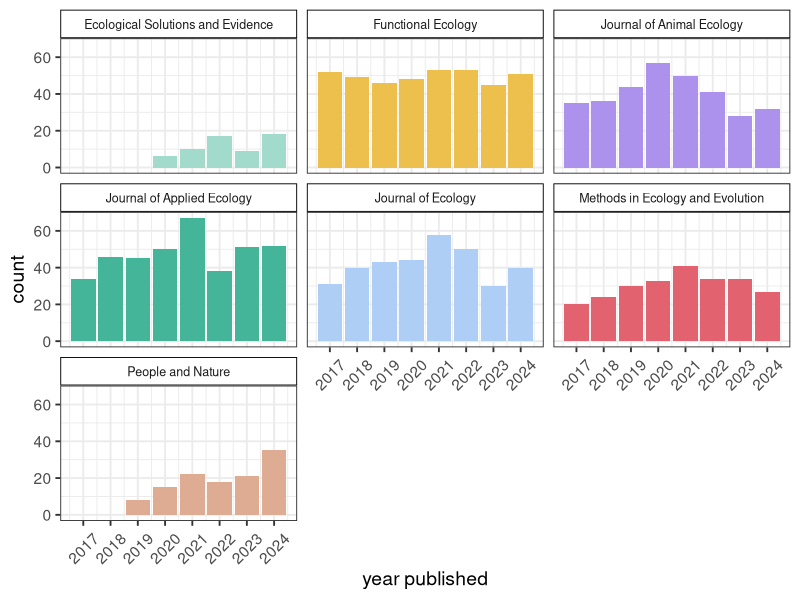
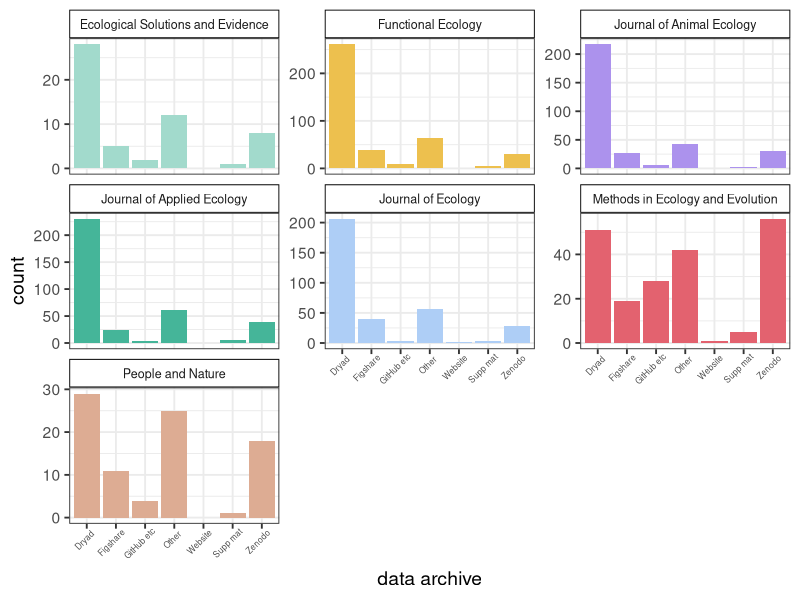
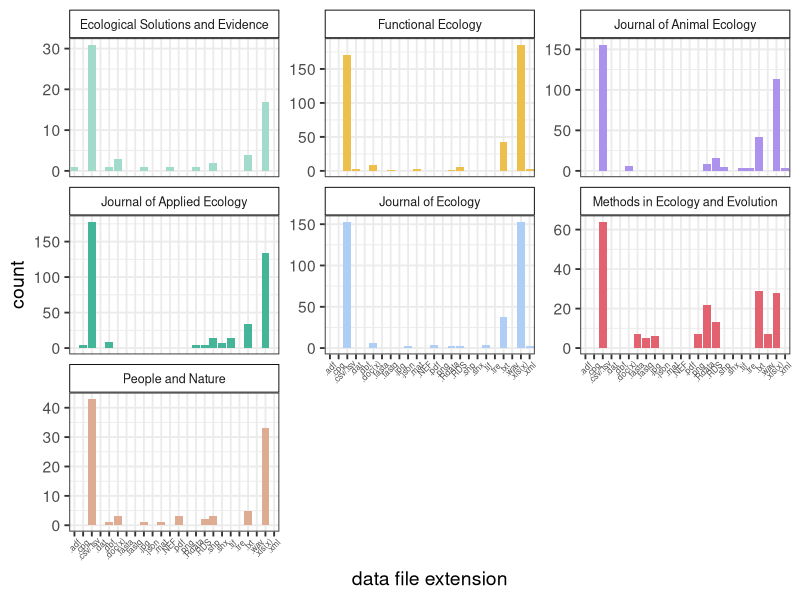
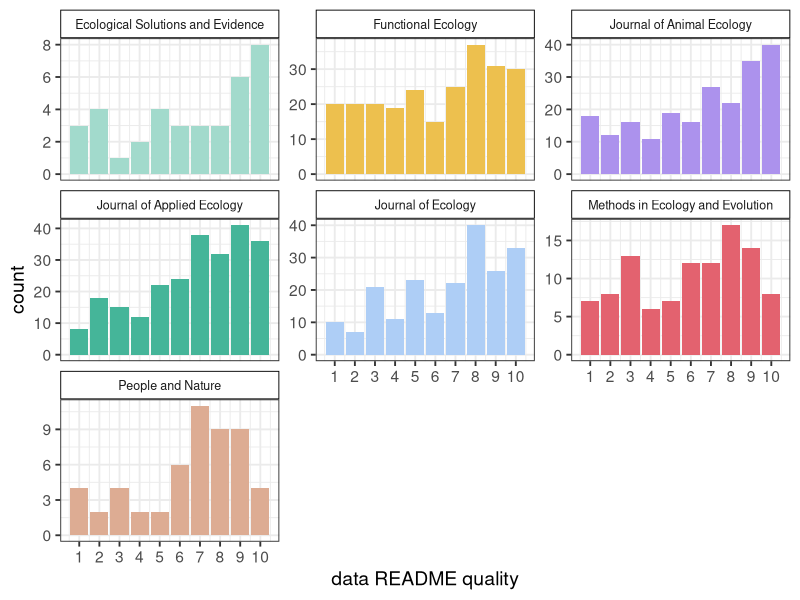
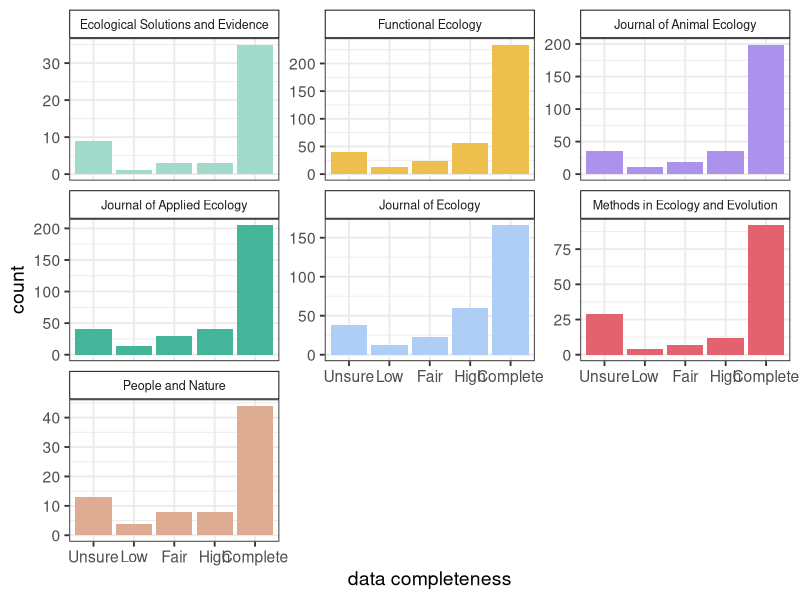
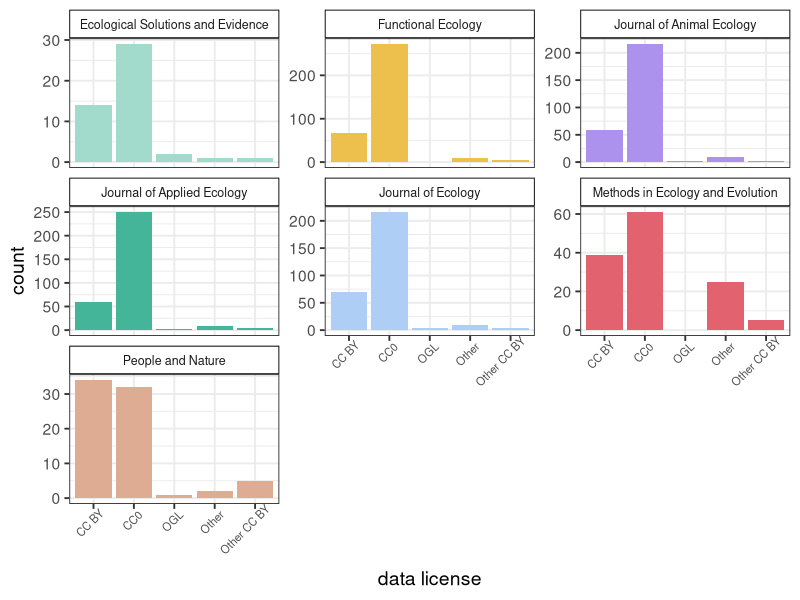
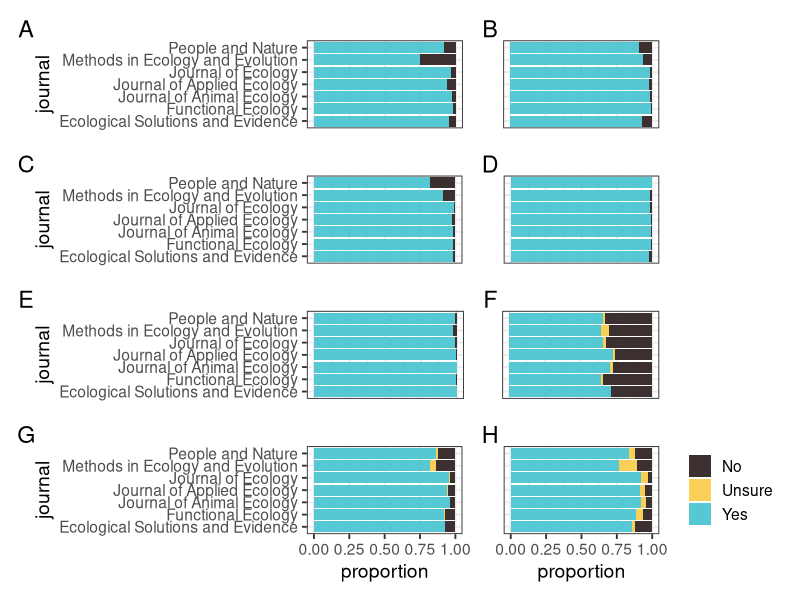
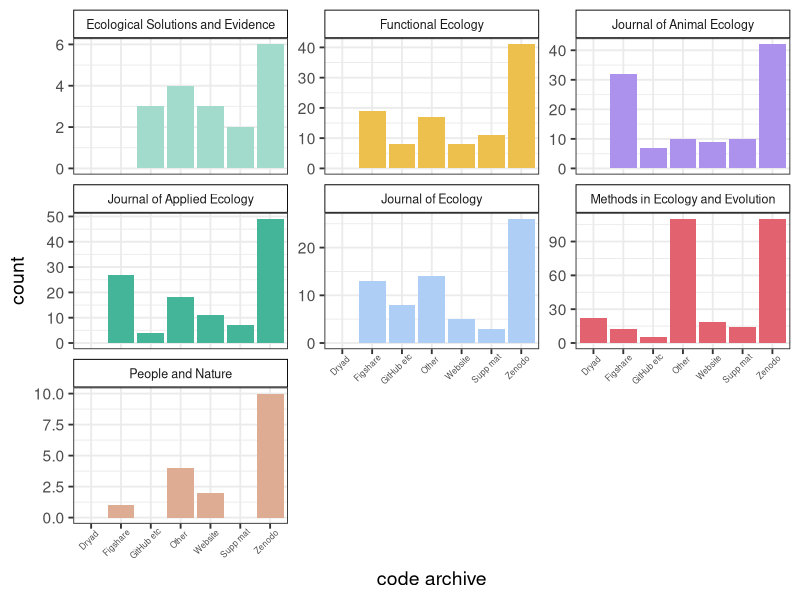

Write R code to recreate these figures, in order.
# Figures by journal for supplemental
# Creates Figures S1-S14

# Load libraries
library(tidyverse) # for data manipulation and plotting
library(patchwork) # for multipanel plots

# Build colour scheme for the journals
journal_cols <- c("#A2DACC", # ESE
                  "#EDC04E", # Functional Ecology
                  "#AC92ED", # J Animal Ecology
                  "#45B599", # J Applied Ecology
                  "#AECEF6", # J Ecology
                  "#e3626f", # MEE
                  "#DDAC93") # People and Nature

# Add snippets to quickly remove all x or y axis labeling
remove_x <- theme(axis.title.x=element_blank(),
                  axis.text.x=element_blank(),
                  axis.ticks.x=element_blank())

remove_y <- theme(axis.title.y=element_blank(),
                  axis.text.y=element_blank(),
                  axis.ticks.y=element_blank())

#-----------------
# Read in the data
papers <- read_csv("data/BES-data-code-hackathon-cleaned_2025-12-01.csv")
glimpse(papers)

#-------------------------------------------------------------------------------
# Recode options as appropriate to clean figures up a bit
#------------------------------------------------------------------------------
papers <-
  papers %>%
  mutate(data_availability = case_when(data_availability == "No, but they are available on request" ~ "No",
                                     TRUE ~ as.character(data_availability))) %>%
  mutate(data_download = case_when(data_download == "No, because the data are embargoed" ~ "No",
                                   data_download == "Yes, but not all data" ~ "Yes",
                                   TRUE ~ as.character(data_download))) %>%
  mutate(data_open = case_when(data_open == "Needs specific software or too large" ~ "Maybe",
                               data_open == "Yes, but not all files" ~ "Yes",
                               TRUE ~ as.character(data_open))) %>%
  mutate(data_README = case_when(data_README == "Quasi-README" ~ "Yes",
                                 TRUE ~ as.character(data_README))) %>%
  mutate(data_doi = case_when(data_doi == "Yes, but not for all data archived" ~ "Yes",
                              data_doi == "Yes, but DOI not found/incorrect" ~ "No",
                              TRUE ~ as.character(data_doi))) %>%
  mutate(data_license = case_when(data_license == "Yes, but not for all data archived" ~ "Yes",
                                  TRUE ~ as.character(data_license))) %>%
  mutate(code_open = case_when(code_open == "Maybe if I had the right software" ~ "Maybe",
                               TRUE ~ as.character(code_open))) %>%
  mutate(code_doi = case_when(code_doi == "Yes, same as data" ~ "Yes",
                              TRUE ~ as.character(code_doi)))

#------------------------------------------------------------------------------
# 1. Papers per year
#--------------------
# Summarise papers per year per journal
paper_summary <-
  papers %>%
  group_by(journal, year_published) %>%
  summarise(count = n())

# Plot
ggplot(paper_summary, aes(x = year_published, y = count, fill = journal)) +
  geom_col() +
  theme_bw(base_size = 14) +
  scale_fill_manual(values = journal_cols) +
  theme(legend.position = "none") +
  facet_wrap(~ journal) +
  theme(strip.background = element_rect(colour = "black", fill = "white"), 
        strip.text.x = element_text(size = 9)) +
  xlab("year published") +
  scale_x_continuous(breaks = 2017:2024) +
  theme(axis.text.x = element_text(angle = 45, vjust = 0.5))

# Save figure
ggsave(file = "figures/supp-fig_journals-year.png", width = 8, height = 6)

#-------------------------------------------------------------------------------
# 2. How many papers have data?
#------------------------------
data_by_journal <- 
  papers %>% 
  group_by(journal, data_used)

# Plot
A <- 
  ggplot(data_by_journal, aes(x = journal, fill = data_used)) + 
  geom_bar(position = "fill") + 
  coord_flip() + 
  scale_fill_manual(values = c("#3b2f2f", "#56c8d3")) +
  theme_bw(base_size = 14) +
  theme(legend.position = "none") +
  remove_x

#-------------------------------------------------------------------------------
# 3. Is the data mentioned in the Data Availability statement?
#--------------------------------------------------------------
data_avail_by_journal <- 
  papers %>% 
  filter(data_used == "Yes") %>% 
  select(journal, data_availability)

# Plot
B <- 
  ggplot(data_avail_by_journal, aes(x = journal, fill = data_availability)) + 
  geom_bar(position = "fill") + 
  scale_fill_manual(values = c("#3b2f2f", "#56c8d3")) +
  coord_flip() + 
  theme_bw(base_size = 14) +
  theme(legend.position = "none") +
  remove_y +
  remove_x

#--------------------------------------------------------------
# 4. Where are the data archived?
#--------------------------------------------------------------
data_archive_by_journal <- 
  papers %>% 
  filter(data_used == "Yes") %>% 
  select(journal, data_archive) %>% 
  na.omit() %>%
  separate_longer_delim(cols = data_archive, delim = ";") %>%
  group_by(journal, data_archive) %>%
  summarise(count = n())

# split by journal
# plot
ggplot(data_archive_by_journal, aes(x = data_archive, y = count, fill = journal)) + 
  geom_col() + 
  theme_bw(base_size = 14) +
  # Remove legend title
  theme(legend.title = element_blank()) +
  scale_fill_manual(values = journal_cols) +
  facet_wrap(~journal, scales = "free_y") +
  theme(legend.position = "none") +
  theme(axis.text.x = element_text(angle = 45, size = 6, hjust = 0.8)) +
  theme(strip.background = element_rect(colour = "black", fill = "white"), 
        strip.text.x = element_text(size = 9)) +
  xlab("data archive") +
  scale_x_discrete(labels = c("Dryad", "Figshare", "GitHub etc", "Other", "Website", "Supp mat", "Zenodo"))

# Save figure
ggsave(file = "figures/supp-fig_journals-data-archive.png", width = 8, height = 6)

#--------------------------------------------------------------
# 5. Can the data be accessed via the link?
#--------------------------------------------------------------
data_link_by_journal <- 
  papers %>% 
  filter(data_used == "Yes") %>% 
  select(journal, data_link) %>% 
  na.omit()

# Plot
C <- 
  ggplot(data_link_by_journal, aes(x = journal, fill = data_link)) + 
  geom_bar(position = "fill") + 
  scale_fill_manual(values = c("#3b2f2f", "#56c8d3")) +
  coord_flip() + 
  theme_bw(base_size = 14) +
  theme(legend.position = "none") +
  remove_x

#--------------------------------------------------------------
# 6. Can the data be downloaded?
#--------------------------------------------------------------
data_download_by_journal <- 
  papers %>% 
  filter(data_used == "Yes") %>% 
  select(journal, data_download) %>% 
  mutate(data_download = factor(data_download, levels = c("No", "No, because the data are embargoed",
                                                          "Yes, but not all data", "Yes" ))) %>%
  na.omit()

# Plot
D <- 
  ggplot(data_download_by_journal, aes(x = journal, fill = data_download)) + 
  geom_bar(position = "fill") + 
  scale_fill_manual(values = c("#3b2f2f", "#56c8d3")) +
  coord_flip() + 
  theme_bw(base_size = 14) +
  theme(legend.position = "none") +
  remove_y +
  remove_x

#--------------------------------------------------------------
# 7. Can the data be opened?
#--------------------------------------------------------------
data_open_by_journal <- 
  papers %>% 
  filter(data_used == "Yes") %>% 
  select(journal, data_open) %>% 
  mutate(data_open = factor(data_open, levels = c("No", "Needs specific software or too large",
                                                  "Yes, but not all files", "Yes" ))) %>%
  na.omit()

# Plot
E <- 
  ggplot(data_open_by_journal, aes(x = journal, fill = data_open)) + 
  geom_bar(position = "fill") + 
  scale_fill_manual(values = c( "#3b2f2f", "#56c8d3")) +
  coord_flip() + 
  theme_bw(base_size = 14) +
  theme(legend.position = "none") +
  remove_x

#--------------------------------------------------------------
# 8. What file extensions are the data stored in?
#--------------------------------------------------------------

# Top data 10 file extensions
summary_data_format <- 
  papers %>% 
  filter(data_used == "Yes") %>% 
  select(journal, data_format) %>%
  separate_longer_delim(cols = data_format, delim = ";") %>%
  na.omit() %>%
  group_by(journal, data_format) %>%
  summarise(count = n()) %>% 
  arrange(-count) %>% 
  slice(1:10)

# Plot
ggplot(summary_data_format, aes(x = data_format, y = count, fill = journal)) +
  geom_col() +
  facet_wrap(~journal, scales = "free_y") +
  theme_bw(base_size = 14) +
  theme(strip.background = element_rect(colour = "black", fill = "white"), 
        strip.text.x = element_text(size = 9)) +
  xlab("data file extension") +
  scale_fill_manual(values = journal_cols) +
  theme(legend.position = "none") +
  theme(axis.text.x = element_text(angle = 45, size = 6, hjust = 0.8))

# Save figure
ggsave(file = "figures/supp-fig_journals-data-file-extension.png", width = 8, height = 6)

#--------------------------------------------------------------
# 9. Does the data have a readme?
#--------------------------------------------------------------
data_readme_by_journal <- 
  papers %>% 
  filter(data_used == "Yes") %>% 
  select(journal, data_README) %>%
  na.omit()

# Plot
F <- 
  ggplot(data_readme_by_journal, aes(x = journal, fill = data_README)) + 
  geom_bar(position = "fill") + 
  scale_fill_manual(values = c( "#3b2f2f","#f9cf57", "#56c8d3")) +
  coord_flip() + 
  theme_bw(base_size = 14) +
  theme(legend.position = "none") +
  remove_y +
  remove_x

#--------------------------------------------------------------
# 10. How useful is the readme?
#--------------------------------------------------------------
data_readme_scale_by_journal <- 
  papers %>% 
  filter(data_used == "Yes") %>% 
  select(journal, data_README_scale) %>%
  na.omit()

# Plot
ggplot(data_readme_scale_by_journal, aes(x = data_README_scale, fill = journal)) + 
  geom_bar() + 
  theme_bw(base_size = 14) +
  # Remove legend
  theme(legend.position = "none") +
  scale_fill_manual(values = journal_cols) +
  theme(strip.background = element_rect(colour = "black", fill = "white"), 
        strip.text.x = element_text(size = 9)) +
  facet_wrap(~journal, scales = "free_y") +
  xlab("data README quality") +
  scale_x_continuous(breaks = 1:10)

# Save figure
ggsave(file = "figures/supp-fig_journals-data-readme-quality.png", width = 8, height = 6)

# Average usefulness of README
data_readme_scale_by_journal %>% 
  group_by(journal) %>% 
  summarise(`Average README usefulness` = median(data_README_scale, na.rm = TRUE))

#--------------------------------------------------------------
# 11. How complete are the archived data?
#--------------------------------------------------------------
data_completeness_by_journal <- 
  papers %>% 
  filter(data_used == "Yes") %>% 
  select(journal, data_completeness) %>% 
  mutate(data_completeness = factor(data_completeness, levels = c("Unsure", "Low", "Fair", 
                                                                  "High", "Complete"))) %>%
  na.omit() 

# Plot
ggplot(data_completeness_by_journal, aes(x = data_completeness, fill = journal)) + 
  geom_bar() + 
  theme_bw(base_size = 14) +
  # Remove legend
  theme(legend.position = "none") +
  scale_fill_manual(values = journal_cols) +
  theme(strip.background = element_rect(colour = "black", fill = "white"), 
        strip.text.x = element_text(size = 9)) +
  facet_wrap(~journal, scales = "free_y") +
  xlab("data completeness")

# Save figure
ggsave(file = "figures/supp-fig_journals-data-completeness.png", width = 10, height = 6)

#--------------------------------------------------------------
# 12. Does the data have a DOI?
#--------------------------------------------------------------
data_doi_by_journal <- 
  papers %>% 
  filter(data_used == "Yes") %>% 
  select(journal, data_doi) %>% 
  na.omit() 

# Plot
G <- 
  ggplot(data_doi_by_journal, aes(x = journal, fill = data_doi)) + 
  geom_bar(position = "fill") + 
  coord_flip() + 
  theme_bw(base_size = 14) +
  # Remove legend title
  theme(legend.title = element_blank()) +
  ylab("proportion") +
  theme(legend.position = "none") +
  scale_fill_manual(values = c( "#3b2f2f","#f9cf57", "#56c8d3"))

#--------------------------------------------------------------
# 13. Does the data have a license?
#--------------------------------------------------------------
data_license_by_journal <- 
  papers %>% 
  filter(data_used == "Yes") %>% 
  select(journal, data_license) %>% 
  mutate(data_license = factor(data_license, levels = c("No", "Unsure", "Yes, but not for all data archived", "Yes"))) %>%
  na.omit() 

# Plot
H <- 
  ggplot(data_license_by_journal, aes(x = journal, fill = data_license)) + 
  geom_bar(position = "fill") + 
  scale_fill_manual(values = c( "#3b2f2f", "#f9cf57", "#56c8d3")) +
  coord_flip() + 
  theme_bw(base_size = 14) +
  ylab("proportion") +
  # Remove legend title
  theme(legend.title = element_blank()) +
  remove_y

#--------------------------------------------------------------
# 14. If it does have a license what type?
#--------------------------------------------------------------
data_license_type_by_journal <- 
  papers %>% 
  filter(data_used == "Yes" & data_license_type != "No") %>% 
  select(journal, data_license_type) %>% 
  mutate(data_license_type = case_when(data_license_type == "CC BY derivatives" ~ "Other CC BY",
                                       TRUE ~ as.character(data_license_type))) %>%
  na.omit() 

# Plot
ggplot(data_license_type_by_journal, aes(fill = journal, x = data_license_type)) + 
  geom_bar() + 
  theme_bw(base_size = 14) +
  # Remove legend
  theme(legend.position = "none") +
  scale_fill_manual(values = journal_cols) +
  theme(strip.background = element_rect(colour = "black", fill = "white"), 
        strip.text.x = element_text(size = 9)) +
  facet_wrap(~journal, scales = "free_y") +
  xlab("data license") +
  theme(axis.text.x = element_text(angle = 45, size = 8, hjust = 0.8, ))

# Save figure
ggsave(file = "figures/supp-fig_journals-data-license.png", width = 8, height = 6)

#--------------------------------------------------------------
# Combine plots A-H
#--------------------------------------------------------------
(A + B) / (C + D) / (E + F) + (G + H) + plot_annotation(tag_levels = "A")

# Save figure
ggsave(file = "figures/supp-fig_journals-data-variables.png", width = 8, height = 8)

#------------------------------
# CODE
#------------------------------------------------------------------------------
# 2. How many papers have code?
#------------------------------
code_by_journal <- 
  papers %>% 
  group_by(journal, code_used)

# Plot
A1 <- 
  ggplot(code_by_journal, aes(x = journal, fill = code_used)) + 
  geom_bar(position = "fill") + 
  coord_flip() + 
  scale_fill_manual(values = c("#3b2f2f", "#f9cf57", "#56c8d3")) +
  theme_bw(base_size = 14) +
  theme(legend.position = "none") +
  remove_x

#-------------------------------------------------------------------------------
# 3. Is the code mentioned in the Data Availability statement?
#--------------------------------------------------------------
code_avail_by_journal <- 
  papers %>% 
  filter(code_used == "Yes") %>% 
  select(journal, code_availability) %>%
  na.omit()

# Plot
B1 <- 
  ggplot(code_avail_by_journal, aes(x = journal, fill = code_availability)) + 
  geom_bar(position = "fill") + 
  scale_fill_manual(values = c("#3b2f2f", "#56c8d3")) +
  coord_flip() + 
  theme_bw(base_size = 14) +
  theme(legend.position = "none") +
  remove_y +
  remove_x
#--------------------------------------------------------------
# 4. Where are the code archived?
#--------------------------------------------------------------
code_archive_by_journal <- 
  papers %>% 
  filter(code_used == "Yes") %>% 
  select(journal, code_archive) %>% 
  na.omit() %>%
  separate_longer_delim(cols = code_archive, delim = ";") %>%
  group_by(journal, code_archive) %>%
  summarise(count = n())

# Plot
# split by journal
ggplot(code_archive_by_journal, aes(x = code_archive, y = count, fill = journal)) + 
  geom_col() + 
  theme_bw(base_size = 14) +
  # Remove legend title
  theme(legend.title = element_blank()) +
  scale_fill_manual(values = journal_cols) +
  facet_wrap(~journal, scales = "free_y") +
  theme(legend.position = "none") +
  theme(axis.text.x = element_text(angle = 45, size = 6, hjust = 0.8)) +
  theme(strip.background = element_rect(colour = "black", fill = "white"), 
        strip.text.x = element_text(size = 9)) +
  xlab("code archive") +
  scale_x_discrete(labels = c("Dryad", "Figshare", "GitHub etc", "Other", "Website", "Supp mat", "Zenodo"))

# Save figure
ggsave(file = "figures/supp-fig_journals-code-archive.png", width = 8, height = 6)
  
#--------------------------------------------------------------
# 5. Can the code be accessed via the link?
#--------------------------------------------------------------
code_link_by_journal <- 
  papers %>% 
  filter(code_used == "Yes") %>% 
  select(journal, code_link) %>% 
  na.omit()

# Plot
C1 <- 
  ggplot(code_link_by_journal, aes(x = journal, fill = code_link)) + 
  geom_bar(position = "fill") + 
  scale_fill_manual(values = c("#3b2f2f", "#56c8d3")) +
  coord_flip() + 
  theme_bw(base_size = 14) +
  theme(legend.position = "none") +
  remove_x

#--------------------------------------------------------------
# 6. Can the code be downloaded?
#--------------------------------------------------------------
code_download_by_journal <- 
  papers %>% 
  filter(code_used == "Yes") %>% 
  select(journal, code_download) %>% 
  mutate(code_download = factor(code_download, levels = c("No", "No, because the code are embargoed",
                                                          "Yes, but not all code", "Yes" ))) %>%
  na.omit()

# Plot
D1 <- 
  ggplot(code_download_by_journal, aes(x = journal, fill = code_download)) + 
  geom_bar(position = "fill") + 
  scale_fill_manual(values = c("#3b2f2f", "#56c8d3")) +
  coord_flip() + 
  theme_bw(base_size = 14) +
  theme(legend.position = "none") +
  remove_y +
  remove_x

#--------------------------------------------------------------
# 7. Can the code be opened?
#--------------------------------------------------------------
code_open_by_journal <- 
  papers %>% 
  filter(code_used == "Yes") %>% 
  select(journal, code_open) %>% 
  mutate(code_open = factor(code_open, levels = c("No", "Needs specific software or too large",
                                                  "Yes, but not all files", "Yes" ))) %>%
  na.omit()

# Plot
E1 <- 
  ggplot(code_open_by_journal, aes(x = journal, fill = code_open)) + 
  geom_bar(position = "fill") + 
  scale_fill_manual(values = c( "#3b2f2f", "#56c8d3")) +
  coord_flip() + 
  theme_bw(base_size = 14) +
  theme(legend.position = "none") +
  remove_x

#--------------------------------------------------------------
# 8. What file extensions are the code stored in?
#--------------------------------------------------------------

# Top code 10 file extensions
summary_code_format <- 
  papers %>% 
  filter(code_used == "Yes") %>% 
  select(journal, code_format) %>%
  separate_longer_delim(cols = code_format, delim = ";") %>%
  na.omit() %>%
  group_by(journal, code_format) %>%
  summarise(count = n()) %>% 
  arrange(-count) %>% 
  slice(1:10)

# Plot
ggplot(summary_code_format, aes(x = code_format, y = count, fill = journal)) +
 geom_col() +
  facet_wrap(~journal, scales = "free_y") +
  theme_bw(base_size = 14) +
  theme(strip.background = element_rect(colour = "black", fill = "white"), 
        strip.text.x = element_text(size = 9)) +
  xlab("code file extension") +
  scale_fill_manual(values = journal_cols) +
  theme(legend.position = "none") +
  theme(axis.text.x = element_text(angle = 45, size = 6, hjust = 0.8, ))

# Save figure
ggsave(file = "figures/supp-fig_journals-code-file-extension.png", width = 8, height = 6)

#--------------------------------------------------------------
# 9. Does the code have a readme?
#--------------------------------------------------------------
code_readme_by_journal <- 
  papers %>% 
  filter(code_used == "Yes") %>% 
  select(journal, code_README) %>%
  mutate(code_README = case_when(code_README == "Quasi-README" ~ "Yes",
                                 TRUE ~ as.character(code_README))) %>%
  na.omit()

# Plot
F1 <- 
  ggplot(code_readme_by_journal, aes(x = journal, fill = code_README)) + 
  geom_bar(position = "fill") + 
  scale_fill_manual(values = c( "#3b2f2f", "#56c8d3")) +
  coord_flip() + 
  theme_bw(base_size = 14) +
  theme(legend.position = "none") +
  remove_y +
  remove_x

#--------------------------------------------------------------
# 10. How useful is the readme?
#--------------------------------------------------------------
code_readme_scale_by_journal <- 
  papers %>% 
  filter(code_used == "Yes") %>% 
  select(journal, code_README_scale) %>%
  na.omit()

# Plot
ggplot(code_readme_scale_by_journal, aes(x = code_README_scale, fill = journal)) + 
  geom_bar() + 
  theme_bw(base_size = 14) +
  # Remove legend
  theme(legend.position = "none") +
  scale_fill_manual(values = journal_cols) +
  theme(strip.background = element_rect(colour = "black", fill = "white"), 
        strip.text.x = element_text(size = 9)) +
  facet_wrap(~journal, scales = "free_y") +
  xlab("code README quality") +
  scale_x_continuous(breaks = 1:10)

# Save figure
ggsave(file = "figures/supp-fig_journals-code-readme-quality.png", width = 8, height = 6)

# Average usefulness of README
code_readme_scale_by_journal %>% 
  group_by(journal) %>% 
  summarise(`Average README usefulness` = median(code_README_scale, na.rm = TRUE))

#--------------------------------------------------------------
# 11. How well annotated are the archived code?
#--------------------------------------------------------------
code_annotation_by_journal <- 
  papers %>% 
  filter(code_used == "Yes") %>% 
  select(journal, code_annotation_scale) %>%
  na.omit()

# Plot
ggplot(code_annotation_by_journal, aes(x = code_annotation_scale, fill = journal)) + 
  geom_bar() + 
  geom_bar() + 
  theme_bw(base_size = 14) +
  # Remove legend
  theme(legend.position = "none") +
  scale_fill_manual(values = journal_cols) +
  theme(strip.background = element_rect(colour = "black", fill = "white"), 
        strip.text.x = element_text(size = 9)) +
  facet_wrap(~journal, scales = "free_y") +
  xlab("code annotation") +
  scale_x_continuous(breaks = 1:10)

# Save figure
ggsave(file = "figures/supp-fig_journals-code-annotation.png", width = 8, height = 6)

# Average completeness of annotation
code_annotation_by_journal %>% 
  group_by(journal) %>% 
  summarise(`Average annotation` = median(code_annotation_scale, na.rm = TRUE)) %>% 
  arrange(-`Average annotation`) 
#--------------------------------------------------------------
# 12. Does the code have a DOI?
#--------------------------------------------------------------
code_doi_by_journal <- 
  papers %>% 
  filter(code_used == "Yes") %>% 
  select(journal, code_doi) %>% 
  na.omit() 

# Plot
G1 <- 
  ggplot(code_doi_by_journal, aes(x = journal, fill = code_doi)) + 
  geom_bar(position = "fill") + 
  coord_flip() + 
  theme_bw(base_size = 14) +
  # Remove legend title
  theme(legend.title = element_blank()) +
  ylab("proportion") +
  theme(legend.position = "none") +
  scale_fill_manual(values = c( "#3b2f2f","#f9cf57", "#56c8d3"))

#--------------------------------------------------------------
# 13. Does the code have a license?
#--------------------------------------------------------------
code_license_by_journal <- 
  papers %>% 
  filter(code_used == "Yes") %>% 
  select(journal, code_license) %>% 
  mutate(code_license = factor(code_license, levels = c("No", "Unsure", "Yes, but not for all code archived", "Yes"))) %>%
  na.omit() 

# Plot
H1 <- 
  ggplot(code_license_by_journal, aes(x = journal, fill = code_license)) + 
  geom_bar(position = "fill") + 
  scale_fill_manual(values = c( "#3b2f2f", "#f9cf57", "#56c8d3")) +
  coord_flip() + 
  theme_bw(base_size = 14) +
  ylab("proportion") +
  # Remove legend title
  theme(legend.title = element_blank()) +
  remove_y

#--------------------------------------------------------------
# 14. If it does have a license what type?
#--------------------------------------------------------------
code_license_type_by_journal <- 
  papers %>% 
  filter(code_used == "Yes" & code_license_type != "No") %>% 
  select(journal, code_license_type) %>% 
  mutate(code_license_type = case_when(code_license_type == "CC BY derivatives" ~ "Other CC BY",
                                  TRUE ~ as.character(code_license_type))) %>%
  na.omit() 

# Plot
ggplot(code_license_type_by_journal, aes(fill = journal, x = code_license_type)) + 
  geom_bar() + 
  theme_bw(base_size = 14) +
  # Remove legend
  theme(legend.position = "none") +
  scale_fill_manual(values = journal_cols) +
  theme(strip.background = element_rect(colour = "black", fill = "white"), 
        strip.text.x = element_text(size = 9)) +
  facet_wrap(~journal, scales = "free_y") +
  xlab("code license") +
  theme(axis.text.x = element_text(angle = 45, size = 8, hjust = 0.8))

# Save figure
ggsave(file = "figures/supp-fig_journals-code-license.png", width = 8, height = 6)

#--------------------------------------------------------------
# 15. What language is the code in?

# Top code 10 languages
summary_code_language <- 
  papers %>% 
  filter(code_used == "Yes") %>% 
  select(journal, code_language) %>%
  separate_longer_delim(cols = code_language, delim = ";") %>%
  na.omit() %>%
  group_by(journal, code_language) %>%
  summarise(count = n()) %>% 
  arrange(-count) %>% 
  slice(1:10)

# Plot
ggplot(summary_code_language, aes(fill = journal, x = code_language, y = count)) + 
  geom_col() + 
  theme_bw(base_size = 14) +
  # Remove legend
  theme(legend.position = "none") +
  scale_fill_manual(values = journal_cols) +
  theme(strip.background = element_rect(colour = "black", fill = "white"), 
        strip.text.x = element_text(size = 9)) +
  facet_wrap(~journal, scales = "free_y") +
  xlab("programming language") +
  theme(axis.text.x = element_text(angle = 45, size = 8, hjust = 0.8))

# Save figure
ggsave(file = "figures/supp-fig_journals-code-language.png", width = 8, height = 6)

#--------------------------------------------------------------
# Combine plots A1-H1
#--------------------------------------------------------------
(A1 + B1) / (C1 + D1) / (E1 + F1) + (G1 + H1) + plot_annotation(tag_levels = "A")

# Save figure
ggsave(file = "figures/supp-fig_journals-code-variables.png", width = 8, height = 8)

#--------------------------------------------------------------
